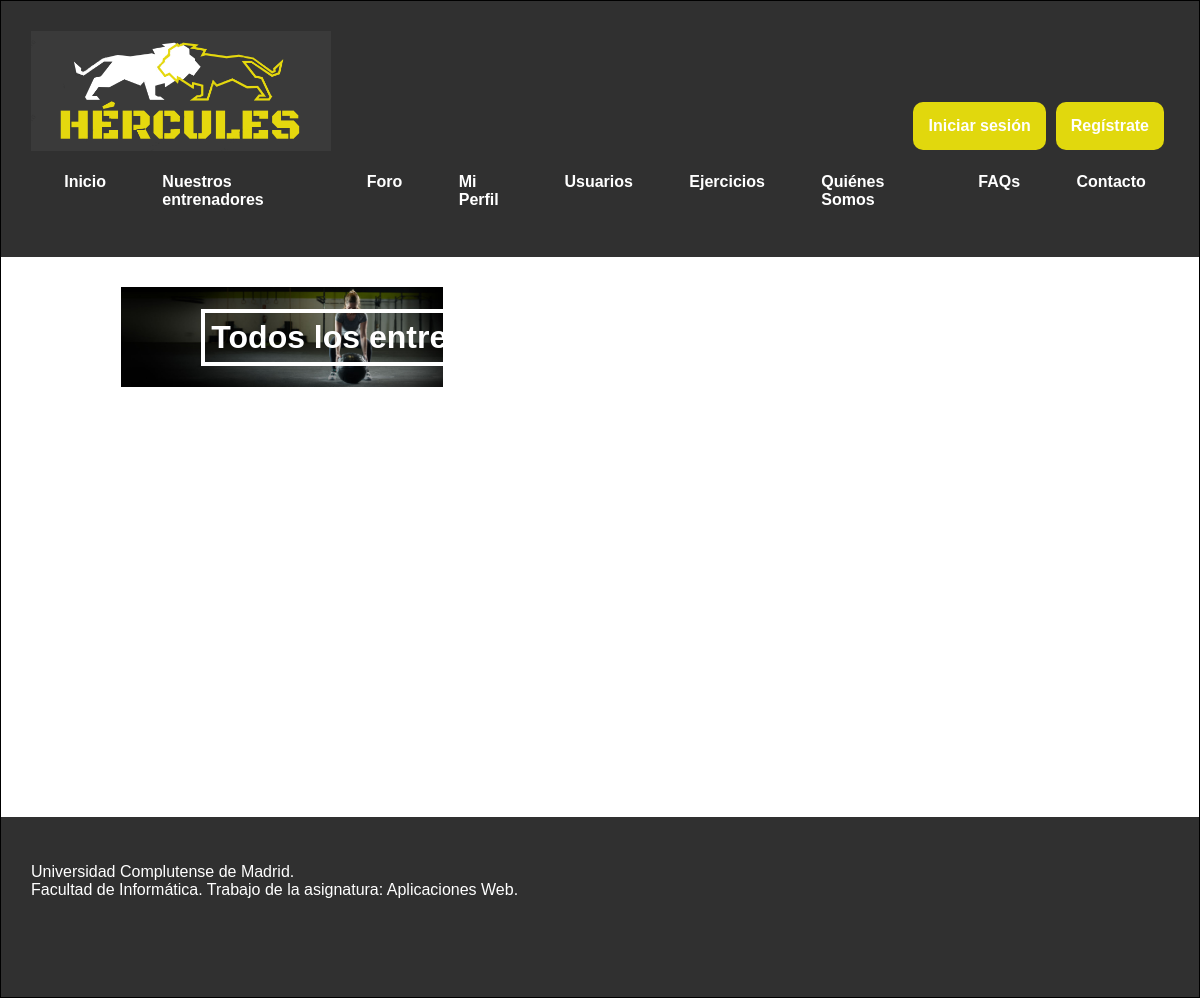
Page /entrenadores.php on the earlier database version.
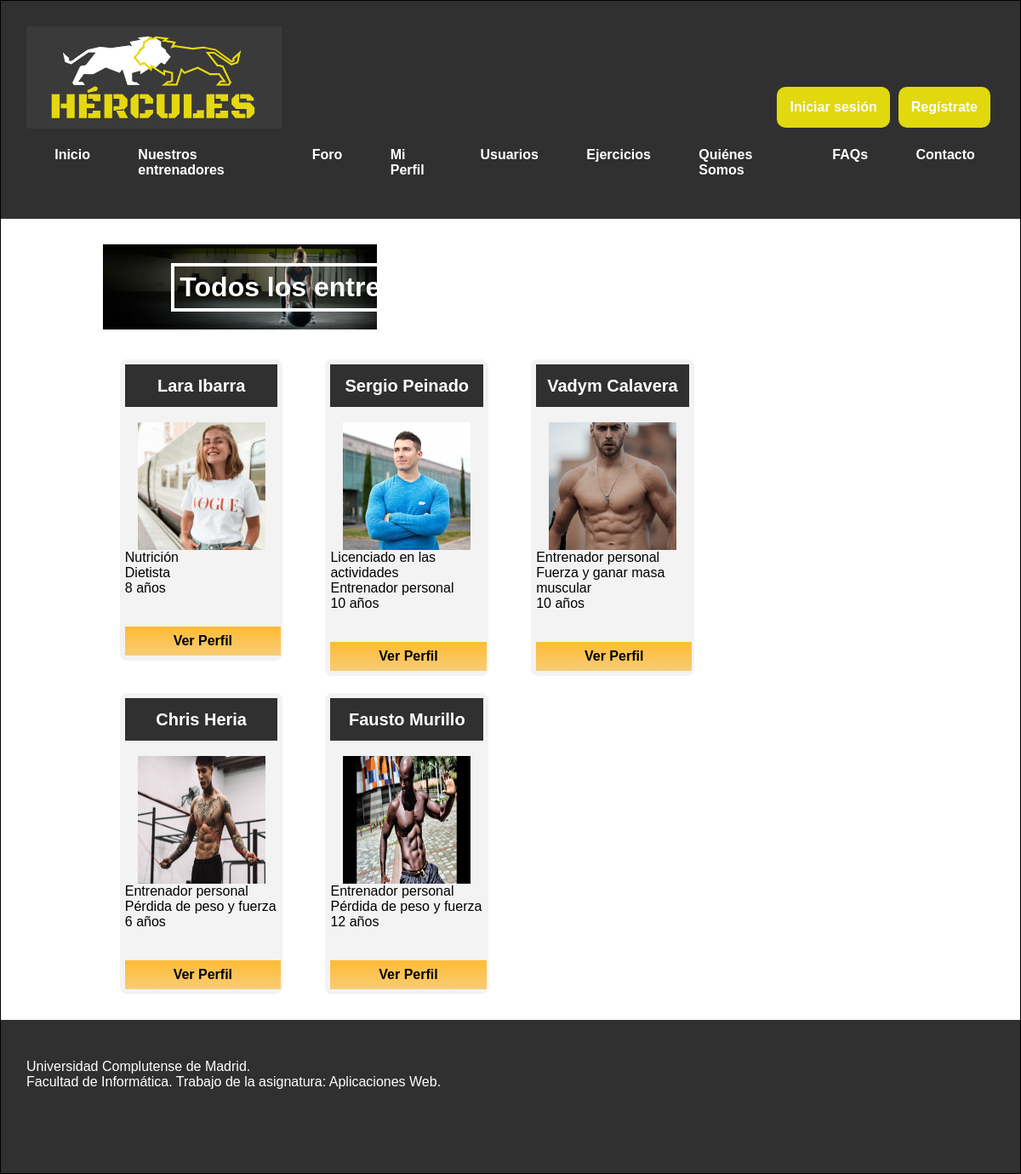
Same page on the later database version.
### tables this page shows
CREATE TABLE `usuario` (
  `nif` varchar(10) NOT NULL,
  `nombre` varchar(30) NOT NULL,
  `contrasenna` varchar(255) NOT NULL,
  `foto` varchar(255) DEFAULT 'includes/img/usuarios/default.png',
  `email` varchar(30) DEFAULT NULL,
  `sexo` varchar(6) DEFAULT NULL,
  `fechaNac` date DEFAULT NULL,
  `telefono` varchar(15) DEFAULT NULL,
  `ubicacion` varchar(50) DEFAULT NULL,
  `peso` decimal(5,2) DEFAULT NULL,
  `altura` decimal(5,0) DEFAULT NULL,
  `preferencias` varchar(50) DEFAULT NULL,
  `tipoUsuario` tinyint(2) NOT NULL DEFAULT 0,
  `titulacion` varchar(30) DEFAULT NULL,
  `especialidad` varchar(50) DEFAULT NULL,
  `experiencia` varchar(30) DEFAULT NULL
);

### includes/DAOs/DAO.php (called while the page is built, shortened)
<?php
class DAO {
    private $servername = "localhost";
    private $username = "hercules";
    private $password = "iG8hC62acnPrvIeU";
    private $dbname = "hercules";
    private $mysqli = null;
    public function __construct(){
        if(!$this->mysqli){
            $this->mysqli = new mysqli($this->servername, $this->username, $this->password, $this->dbname);
        }
    }
    protected function consultarv2($sql){
        if ($sql != "") {
            $consulta = $this->mysqli->query($sql) or die ($this->mysqli->error. " en la linea ".(__LINE__-1));
            $tablaDatos = array();
            if (substr($sql, 0, 6) == "SELECT") {
                if ($consulta) {
                    while ($fila = mysqli_fetch_assoc($consulta)){
                        array_push($tablaDatos, $fila);
                    }
                }
            }
            return $tablaDatos;
        }
        else {
            return 0;
        }
    }
}

### includes/controller.php (called while the page is built, shortened)
<?php
require_once(__DIR__ . '/DAOs/usuarioDAO.php');
class controller{
    private $usuarioDAO;
    private static $instance = null;
    public function __construct(){
        $this->usuarioDAO = new UsuarioDAO();
    }
     public static function getInstance() {
        if (null === self::$instance) {
            self::$instance = new self();
        }
        return self::$instance;
    }
    public function listarEntrenadores($nif=0){
        $col='nif, nombre, titulacion, especialidad, experiencia, foto';
        $cond='';
        if ($nif) {
            $cond="tipoUsuario = 1 AND nif != '" .$nif."'";
        }
        else {
            $cond="tipoUsuario = 1";
        }
        return $consulta = $this->usuarioDAO->selectUsuario($col, $cond);
    }
}

### includes/config.php (called while the page is built, shortened)
<?php
require_once __DIR__.'/controller.php';
$ctrl = controller::getInstance();

### includes/DAOs/usuarioDAO.php (called while the page is built, shortened)
<?php
require_once(__DIR__.'/DAO.php');
class UsuarioDAO extends DAO {
    public function selectUsuario($col, $cond){
        $query = "";
        if ($cond == "") {
            $query = "SELECT ".$col." FROM usuario";
        }
        else {
            $query = "SELECT ".$col." FROM usuario WHERE ".$cond;
        }
        return $this->consultarv2($query);
    }
}

### entrenadores.php (the view, shortened to what this page needs)
<?php
	require_once 'includes/config.php';
?>
<!DOCTYPE html>
<html>
<head>
	<link rel="stylesheet" type="text/css" href="includes/css/estilo.css" />
	<link rel="stylesheet" type="text/css" href="includes/css/estiloPagsMiPerfil.css" />
</head>
<body>
<div id="contenedor">
	<?php
		require('includes/comun/cabecera.php');
	?>
	<div id="contenido">
		<div class="cab">
		<h1>Todos los entrenadores disponibles</h1>
		<img src="includes/img/entrenadores.png" alt="entrenadores">
		</div>
		<?php
		if (!isset($_GET['perfil'])) {
			$arr0 = $ctrl->listarEntrenadores((isset($_SESSION['login'])) ? $_SESSION['usuario']->getNif() : 0);
		    if (count($arr0) > 0) {
		    	echo '<div class="entrenadores-all">';
		    	echo '<div class="elem-item" category="vari">';
		    	echo '<ul>';
		        foreach ($arr0 as $key => $valor) {
		            echo '<li>';
		            echo '<h4>'.$valor['nombre'].'</h4>'.'<br>';
		            echo '<img src="'.$valor['foto'].'"  alt="Foto usuario">';
		            echo $valor['titulacion'].'<br>';
		            echo $valor['especialidad'].'<br>';
					 echo $valor['experiencia'].' años </p>';
		            echo "<a href= entrenadores.php?perfil=".$valor['nif'].">Ver Perfil</a>";
		            echo '</li>';
		        }
		        echo '</ul>';
		        echo '</div>';
		        echo '</div>';
		    }
		}
		?>
	</div>
	<?php
		require('includes/comun/pie.php');
	?>
</div>
</body>
</html>

### includes/comun/cabecera.php (shortened to what this page needs)
<div id="cabecera">
		<a href="index.php"> <img src="includes/img/Hercules_logo.png" width="300" height="120" alt="Logo de Hercules: la web"></a>
    	<div class="saludo">
    		<?php
    		if (isset($_SESSION['login'])) {
    		    if ($_SESSION['usuario']->getTipoUsuario()==2) {
    		        echo  "<p>Bienvenido Administrador " . $_SESSION['usuario']->getNombre() . "</p><a href= PR_logout.php>" . "Cerrar sesión" . "</a>";
    		    }
    		    else {
    		        echo  "<p>Has entrado como " . $_SESSION['usuario']->getNombre() . "</p><a href= PR_logout.php>" . "Cerrar sesión" . "</a>";
    		    }
    		}
    		else {
    			echo '<a href= login.php>Iniciar sesión</a>';
    			echo '<br>';
    			echo '<a href= registro.php>Regístrate</a>';
    			echo '<br>';
    		}
    		?>
    	</div>
    	<div class="menu">
    		<?php
    		if (isset($_SESSION['login']) && $_SESSION['usuario']->getTipoUsuario()==2) {
    		    echo
    		    '<ul>
        		  <li><a href= adminUsuario.php>Usuarios</a></li>
        		  <li><a href= adminAlimento.php>Alimentos</a></li>
        		  <li><a href= adminEjercicio.php>Ejercicios</a></li>
        		  <li><a href= adminLista.php>Administradores</a></li>
                  <li><a href= adminEditar.php>Editar Perfil</a></li>
                </ul>';
    		}
    		else {
    		    echo
    		    '<ul>
        		  <li><a href= index.php>Inicio</a></li>
        		  <li><a href= entrenadores.php>Nuestros entrenadores</a></li>
        		  <li><a href= foro.php>Foro</a></li>
        		  <li class="submenu"><a href= miPerfil.php>Mi Perfil</a>';
        		    echo
        		    '</li>
                  <li><a href= usuarios.php>Usuarios</a></li>
                  <li><a href= ejercicios.php>Ejercicios</a></li>
        		  <li><a href= quienes_somos.php>Quiénes Somos</a></li>
        		  <li><a href= faqs.php>FAQs</a></li>
        		  <li><a href= contacto.php>Contacto</a></li>
        		</ul>';
    		}
    		?>
    	</div>
</div>

### includes/comun/pie.php
<div id="pie">
	<p>Universidad Complutense de Madrid. <br>
	Facultad de Informática. Trabajo de la asignatura: Aplicaciones Web.</p>
</div>

### includes/css/estilo.css (style rules this page uses)
body { width: 100%; font-family: "Trebuchet MS", Helvetica, sans-serif; margin: 0; padding: 0; background-color: white; }
div#contenedor { margin: auto; border: 1px solid black; background-color: white; width: auto; min-width: min-content; max-width:none; }
div#cabecera { padding: 30px; height: auto; background-color: #303030; color: white; display: flex; flex-flow: wrap; min-width: min-content; }
div#cabecera a, div#cabecera a:visited { color: white; font-weight: bold; text-decoration: none; }
div#cabecera .saludo { place-self: flex-end; margin-left: auto; display: flex; }
div#cabecera .saludo a { background-color: #e1d80d; padding: 15px; border-radius: 10px; margin: 5px; width: max-content; }
div#cabecera .menu { display: flex; justify-content: space-around; min-width: min-content; width:100%; }
div#contenido { padding-top: 30px; padding-bottom: 30px; min-height: 500px; width: 80%; margin-left: 10%; background-color: white; overflow:auto; }
div#pie { padding: 30px; height: 120px; background-color: #303030; color: white; }
p { text-align: left; }
h1 { text-align: center; }
.menu ul { list-style-type: none; margin: 0; padding: 0; overflow: hidden; display: flex; list-style: none; flex-direction: row; }
.menu ul li { margin-left: 10px; padding: 0.2em; }
.menu a { display: block; padding: 15px 20px; color: #fff; text-decoration: none; }
div#contenido .cab { width: 100%; max-width: fit-content; height: 100px; background-color: #fff; overflow: hidden; position: relative; margin-bottom: 15px; padding: 0; }
div#contenido .cab img { width: 100%; height: 100%; top: 0px; }
div#contenido .cab h1 { overflow: auto; position: absolute; color: white; box-sizing: border-box; border-style: solid; border: 4px solid white; padding: 6px; min-width: max-content; text-align: center; width: 50%; left: 25%; }
div#contenido .entrenadores-all { display: flex; justify-content: space-around; flex-direction: row; display: block; position: relative; font-size: 16px; width: 100%; }
.entrenadores-all ul { padding: 0px; margin: 0px; }
.entrenadores-all ul li { list-style: none; float: left; width: 20%; height: auto; background: #F3F3F3; margin: 20px 30px 0px 20px; box-sizing: border-box; border-radius: 8px; border: 1px solid #F3F3F3; padding: 5px; }
.entrenadores-all ul li h4 { width: 100%; height: 50px; line-height: 50px; background: #303030; text-align: center; color: white; font-size: 20px; margin: auto; }
.entrenadores-all ul li a { display: block; text-decoration: none; background: linear-gradient(#FFBB33, #F8CC76); padding: 8px; text-align: center; color: black; margin: auto; font-weight: 600; }
.entrenadores-all img { width: 150px; height: 150px; display:block; margin:auto; }

### includes/css/estiloPagsMiPerfil.css (style rules this page uses)
div#contenido a, button[type="submit"], button[id="abrir"] { cursor:pointer; text-decoration: none; border: 0; color: black; background-color: #f3f3f3; opacity: 1.5; margin-top: 20px; padding: 15px; width: 30%; font-size: 16px; font-weight: 600; border-radius: 8px; text-align: center; }
div#contenido .entrenadores-all a { display: block; width: 93%; background: linear-gradient(#FFBB33, #F8CC76); padding: 8px; margin: auto; border-radius: 0; }

Differences in the rows shown:
added usuario: nombre "Lara Ibarra", foto (picture), titulacion "Nutrición", especialidad "Dietista", experiencia "8"
added usuario: nombre "Sergio Peinado", foto (picture), titulacion "Licenciado en las actividades", especialidad "Entrenador personal", experiencia "10"
added usuario: nombre "Vadym Calavera", foto (picture), titulacion "Entrenador personal", especialidad "Fuerza y ganar masa muscular", experiencia "10"
added usuario: nombre "Chris Heria", foto (picture), titulacion "Entrenador personal", especialidad "Pérdida de peso y fuerza", experiencia "6"
added usuario: nombre "Fausto Murillo", foto (picture), titulacion "Entrenador personal", especialidad "Pérdida de peso y fuerza", experiencia "12"
